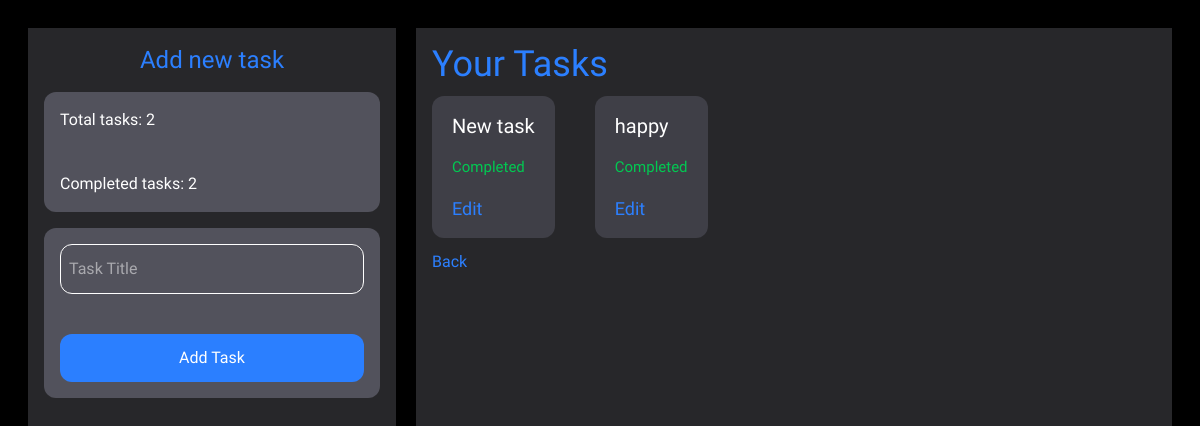
/tasks (signed in), run on the app's committed database.
### tables this page shows
CREATE TABLE tasks(
              id INTEGER PRIMARY KEY AUTOINCREMENT,
              user_id INTEGER,
              title TEXT,
              deadline TEXT, 
              status TEXT
              );

### app.py (the view)
@app.route("/tasks")
def tasks():
    if "user_id" not in session:
        return redirect("/login")
    conn = get_db()
    tasks = conn.execute(
        "SELECT * FROM tasks WHERE user_id=? AND deadline=date('now')",
        (session["user_id"],)
    ).fetchall()
    total_tasks  = conn.execute(
        "SELECT COUNT(*) as count FROM tasks WHERE user_id=? AND deadline=date('now')",(session["user_id"],)
    ).fetchone()["count"]
    completed_tasks = conn.execute(
        "SELECT COUNT(*) as count FROM tasks WHERE user_id=? AND deadline=date('now') AND status='Completed'",
        (session["user_id"],)
    ).fetchone()["count"]
    conn.close()
    return render_template(
        "tasks.html",
        tasks=tasks,
        total_tasks=total_tasks,
        completed_tasks = completed_tasks
        )

### app.py (called while the page is built)
def get_db():
    conn = sqlite3.connect("planner.db")
    conn.row_factory = sqlite3.Row
    return conn

### templates/tasks.html (shortened to what this page needs)
<!DOCTYPE html>
<html>
<head>
      <script src="https://cdn.jsdelivr.net/npm/@tailwindcss/browser@4"></script>
</head>
<body>
    <div class="h-screen w-screen bg-black text-white p-7 grid grid-cols-6 gap-5">
        <div class="col-span-2 bg-zinc-800 flex flex-col p-4 gap-4">
            <h1 class="text-2xl text-blue-500 text-center">Add new task</h1>
            <div class="bg-zinc-600 flex flex-col gap-10 p-4 rounded-xl">
                    <h1>Total tasks: {{ total_tasks }}</h1>
                    <h2>Completed tasks: {{ completed_tasks }}</h2>
            </div>
            <form method="POST" action="/add_tasks" class="bg-zinc-600 flex flex-col gap-10 p-4 rounded-xl">
            <input type="text" name="title" class="border py-3 px-2 outline-none rounded-xl" placeholder="Task Title" required>
            <button type="submit" class="bg-blue-500 rounded-xl py-3">Add Task</button>
            </form>
</div>
    <div class="col-span-4 bg-zinc-800 p-4 flex flex-col gap-3">
        <h2 class="text-4xl text-blue-500">Your Tasks</h2>
    <ul class="flex flex-row flex-wrap gap-10">
        {% for task in tasks %}
            <div class="bg-zinc-700 py-4 px-5 rounded-xl flex flex-col gap-4">
                <h1 class="text-xl ">{{ task.title }}</h1>
                {% if task.status == "Pending" %}
                <p class="text-[15px]">{{ task.status }}</p>
                {% else %}
                <p class="text-[15px] text-green-500">{{ task.status }}</p>
                {% endif %}
                <div>
                    {% if task.status == "Pending" %}
                    <a href="/complete_task/{{ task.id }}" class="text-blue-500 text-[18px]">Completed</a>
                    {% else %}
                    <a href="/undo_task/{{ task.id }}" class="text-blue-500 text-[18px]">Edit</a>
                    {% endif %}
                </div>
            </div>
        {% endfor %}
    </ul>
    <a href="/home" class="text-blue-500">Back</a>
    </div>
    </div>
</body>
</html>

### templates/tasks.html (style rules this page uses)
body,html { font-family: "Funnel Sans", sans-serif; }

### data on the page
tasks: title "New task", status "Completed"
tasks: title "happy", status "Completed"

### other printed values
{{ total_tasks }} "2"
{{ completed_tasks }} "2"
